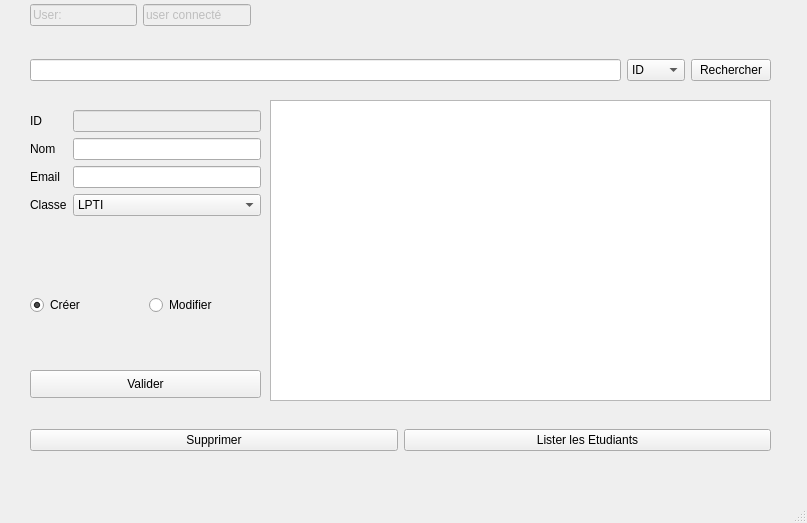
<?xml version="1.0" encoding="UTF-8"?>
<ui version="4.0">
 <class>GestionEtudiant</class>
 <widget class="QMainWindow" name="GestionEtudiant">
  <property name="geometry">
   <rect>
    <x>0</x>
    <y>0</y>
    <width>807</width>
    <height>523</height>
   </rect>
  </property>
  <property name="windowTitle">
   <string>MainWindow</string>
  </property>
  <widget class="QWidget" name="centralwidget">
   <widget class="QWidget" name="formLayoutWidget">
    <property name="geometry">
     <rect>
      <x>30</x>
      <y>110</y>
      <width>231</width>
      <height>141</height>
     </rect>
    </property>
    <layout class="QFormLayout" name="formLayout">
     <item row="0" column="0">
      <widget class="QLabel" name="label">
       <property name="text">
        <string>ID</string>
       </property>
      </widget>
     </item>
     <item row="0" column="1">
      <widget class="QLineEdit" name="lineEditID">
       <property name="enabled">
        <bool>false</bool>
       </property>
      </widget>
     </item>
     <item row="1" column="0">
      <widget class="QLabel" name="label_2">
       <property name="text">
        <string>Nom</string>
       </property>
      </widget>
     </item>
     <item row="1" column="1">
      <widget class="QLineEdit" name="lineEditNom"/>
     </item>
     <item row="2" column="0">
      <widget class="QLabel" name="label_3">
       <property name="text">
        <string>Email</string>
       </property>
      </widget>
     </item>
     <item row="2" column="1">
      <widget class="QLineEdit" name="lineEditEmail"/>
     </item>
     <item row="3" column="0">
      <widget class="QLabel" name="label_5">
       <property name="text">
        <string>Classe</string>
       </property>
      </widget>
     </item>
     <item row="3" column="1">
      <widget class="QComboBox" name="comboBoxClasse">
       <item>
        <property name="text">
         <string>LPTI</string>
        </property>
       </item>
       <item>
        <property name="text">
         <string>INGC</string>
        </property>
       </item>
       <item>
        <property name="text">
         <string>LIPMEN</string>
        </property>
       </item>
       <item>
        <property name="text">
         <string>LP3</string>
        </property>
       </item>
       <item>
        <property name="text">
         <string>MPSI</string>
        </property>
       </item>
       <item>
        <property name="text">
         <string>MPRT</string>
        </property>
       </item>
      </widget>
     </item>
    </layout>
   </widget>
   <widget class="QWidget" name="horizontalLayoutWidget_5">
    <property name="geometry">
     <rect>
      <x>270</x>
      <y>490</y>
      <width>721</width>
      <height>61</height>
     </rect>
    </property>
    <layout class="QHBoxLayout" name="horizontalLayout_5">
     <item>
      <widget class="QPushButton" name="pushButtonSupprimer_2">
       <property name="text">
        <string>Supprimer</string>
       </property>
      </widget>
     </item>
     <item>
      <widget class="QPushButton" name="pushButtonListerFormateurs">
       <property name="text">
        <string>Lister les Formateurs</string>
       </property>
      </widget>
     </item>
    </layout>
   </widget>
   <widget class="QTableView" name="tableView">
    <property name="geometry">
     <rect>
      <x>270</x>
      <y>100</y>
      <width>501</width>
      <height>301</height>
     </rect>
    </property>
   </widget>
   <widget class="QWidget" name="horizontalLayoutWidget_2">
    <property name="geometry">
     <rect>
      <x>30</x>
      <y>0</y>
      <width>221</width>
      <height>31</height>
     </rect>
    </property>
    <layout class="QHBoxLayout" name="horizontalLayout_2">
     <item>
      <widget class="QLineEdit" name="lineEdit_4">
       <property name="enabled">
        <bool>false</bool>
       </property>
       <property name="text">
        <string>User:</string>
       </property>
      </widget>
     </item>
     <item>
      <widget class="QLineEdit" name="lineEdit_5">
       <property name="enabled">
        <bool>false</bool>
       </property>
       <property name="text">
        <string>user connecté</string>
       </property>
      </widget>
     </item>
    </layout>
   </widget>
   <widget class="QWidget" name="horizontalLayoutWidget_3">
    <property name="geometry">
     <rect>
      <x>30</x>
      <y>280</y>
      <width>231</width>
      <height>51</height>
     </rect>
    </property>
    <layout class="QHBoxLayout" name="horizontalLayout_3">
     <item>
      <widget class="QRadioButton" name="radioButtonCreer">
       <property name="text">
        <string>Créer</string>
       </property>
       <property name="checked">
        <bool>true</bool>
       </property>
      </widget>
     </item>
     <item>
      <widget class="QRadioButton" name="radioButtonModifier">
       <property name="text">
        <string>Modifier</string>
       </property>
      </widget>
     </item>
    </layout>
   </widget>
   <widget class="QPushButton" name="pushButtonValider">
    <property name="geometry">
     <rect>
      <x>30</x>
      <y>370</y>
      <width>231</width>
      <height>28</height>
     </rect>
    </property>
    <property name="text">
     <string>Valider</string>
    </property>
   </widget>
   <widget class="QWidget" name="horizontalLayoutWidget">
    <property name="geometry">
     <rect>
      <x>30</x>
      <y>50</y>
      <width>741</width>
      <height>41</height>
     </rect>
    </property>
    <layout class="QHBoxLayout" name="horizontalLayout">
     <item>
      <widget class="QLineEdit" name="lineEdit"/>
     </item>
     <item>
      <widget class="QComboBox" name="comboBoxRechercher">
       <item>
        <property name="text">
         <string>ID</string>
        </property>
       </item>
       <item>
        <property name="text">
         <string>NOM</string>
        </property>
       </item>
      </widget>
     </item>
     <item>
      <widget class="QPushButton" name="pushButtonRechercher">
       <property name="text">
        <string>Rechercher</string>
       </property>
      </widget>
     </item>
    </layout>
   </widget>
   <widget class="QWidget" name="horizontalLayoutWidget_6">
    <property name="geometry">
     <rect>
      <x>30</x>
      <y>410</y>
      <width>741</width>
      <height>61</height>
     </rect>
    </property>
    <layout class="QHBoxLayout" name="horizontalLayout_6">
     <item>
      <widget class="QPushButton" name="pushButtonSupprimer">
       <property name="text">
        <string>Supprimer</string>
       </property>
      </widget>
     </item>
     <item>
      <widget class="QPushButton" name="pushButtonListerEtudiants">
       <property name="text">
        <string>Lister les Etudiants</string>
       </property>
      </widget>
     </item>
    </layout>
   </widget>
  </widget>
  <widget class="QMenuBar" name="menubar">
   <property name="geometry">
    <rect>
     <x>0</x>
     <y>0</y>
     <width>807</width>
     <height>21</height>
    </rect>
   </property>
  </widget>
  <widget class="QStatusBar" name="statusbar"/>
 </widget>
 <resources/>
 <connections/>
</ui>
